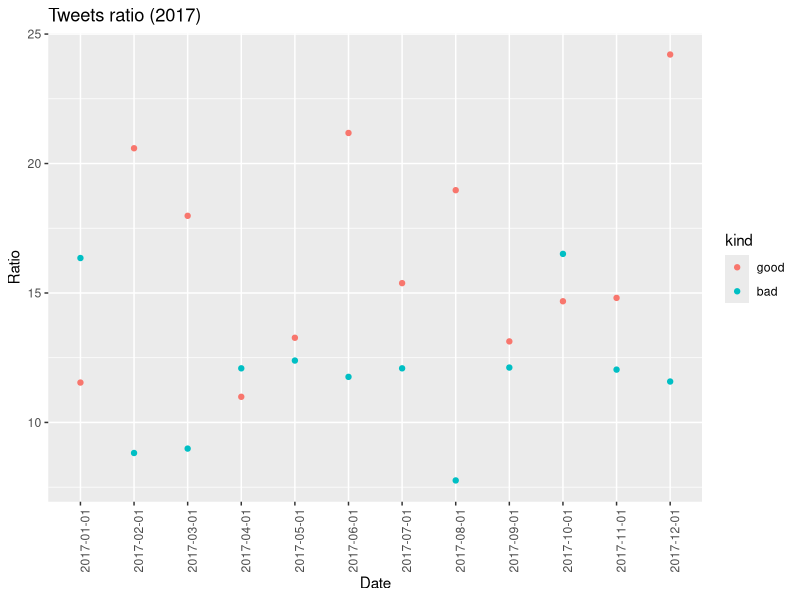
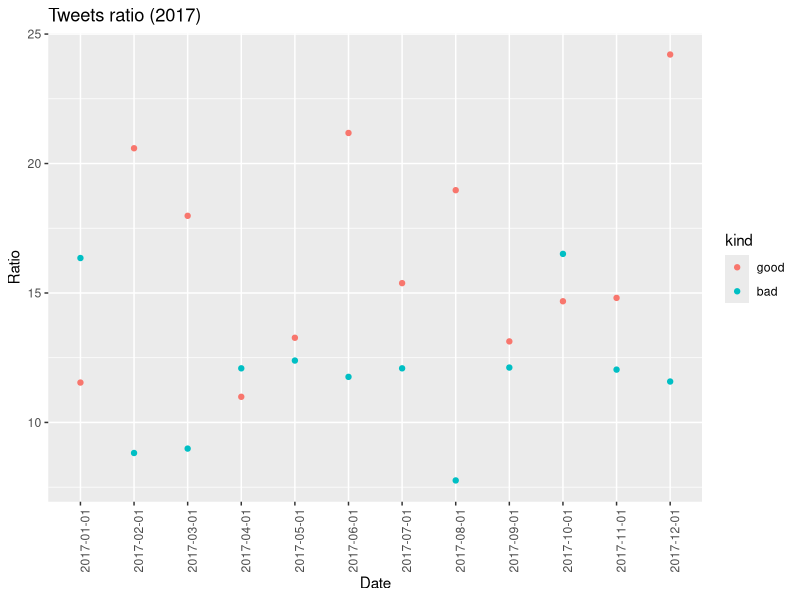

The R source for these figures, in order:
library(ggplot2)
library(reshape2)

setwd("C:\\Users\\Weronika\\stay_or_go\\examples")
data = read.csv("module_a_2017_data.csv", stringsAsFactors=FALSE, header = FALSE, sep = ' ')

colnames(data) <- c("date", "good", "bad")
# data$date <- months(as.Date(data$date))
data <- melt(data, variable.name = "kind")

ggplot(data, aes(x = date, y = value, col = kind)) +
  geom_point() +
  labs(title = "Tweets ratio (2017)", x = "Date", y = "Ratio") + 
  theme(axis.text.x = element_text(angle = 90, hjust = 1))

ggsave("module_a_2017_result_image.png")
